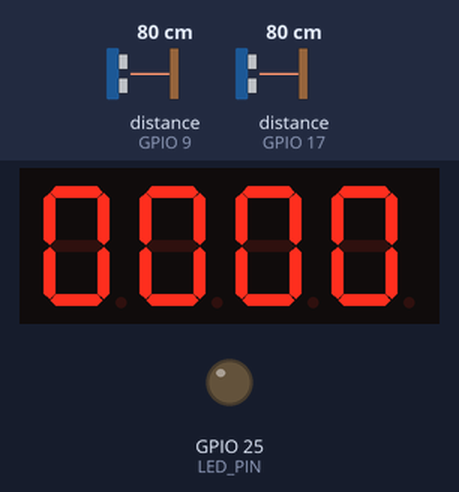
The program below on a simulated Raspberry Pi (BCM pin numbers). Shown: 4-digit seven-segment display, output pins drawn as LEDs (lit = HIGH). Inputs (shaded band) come from the test bench; at power-on: distance to the obstacle (sensors on GPIO 9, GPIO 17) 80 cm. The echo pulse lasts 58.3 µs per cm; the segment pins are drawn as the display they are named for; the clock reads 2024-03-15 10:24:30 at power-on unless the program sets it; pins used as bus, display or sensor lines are not drawn.

Above: at 1.2 s.
1.3 s: distance to the obstacle (sensor on GPIO 9) set to 2 cm
At 2.1 s:
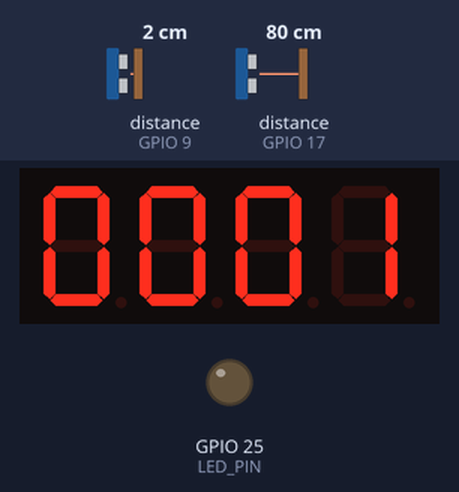
2.8 s: distance to the obstacle (sensor on GPIO 17) set to 2 cm
At 4.0 s:
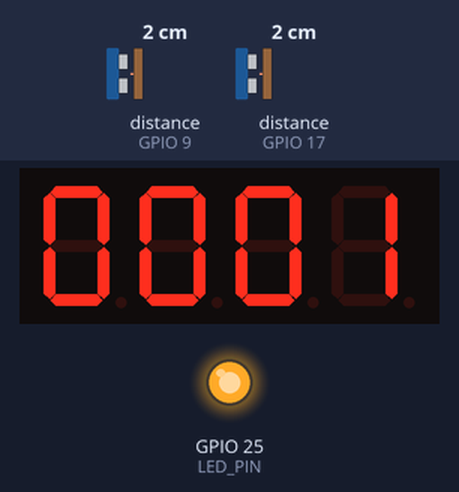
Timing chart, 0 to 5.8 s (numbered marks = the images above; inputs shaded):
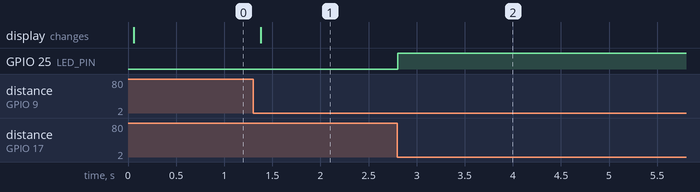

The program:

1306_KJM.py
```python
import RPi.GPIO as GPIO
import time
from math import floor

Trig1 = 10      # 첫번째 초음파 센서 Trig에 연결된 BCM번호
Echo1 = 9       # 첫번째 초음파 센서 Echo에 연결된 BCM번호

Trig2 = 27      # 두번째 초음파 센서 Trig에 연결된 BCM번호
Echo2 = 17      # 두번째 초음파 센서 Echo에 연결된 BCM번호

LED_PIN = 25    # LED가 연결된 BCM번호

flag = 0    # 0 : 입퇴장 확인 가능상태                                              -> 한명이 지나가길 시작하길 기다리는 상태
            # 1 : 아직 첫번째 초음파 센서 값만 작아져 두번째 초음파 센서 값 역시 작아지길 기다리는 상태 -> 한명이 완전히 지나갔음을 확인하는 상태
            # 2 : 아직 두번째 초음파 센서 값만 작아져 첫번째 초음파 센서 값 역시 작아지길 기다리는 상태 -> 한명이 완전히 지나갔음을 확인하는 상태
            # 3 : 순간적으로 입장해 제대로 측정되지 않는 경우를 대비해 1.5초를 기다리는 단계

flag_time = 0   # 언제부터 1.5 초를 기다렸는지 확인하기 위한 변수

led_time = 0    # led가 30초 켜져있었는지 확인하기 위한 변수

#               A  B  C    D   E  F  G
SEGMENT_PINS = [5, 6, 13, 19, 26, 8, 7]
DIGIT_PINS = [12, 16, 20, 21]
#             D1  D2  D3  D4

cnt = 0                         # 인원수를 저장하는 변수

criteria = 40                   # 몇cm 이내로 들어와야 사람이 지나간 것으로 판별할 것인가

data = [[1, 1, 1, 1, 1, 1, 0],  # 0
        [0, 1, 1, 0, 0, 0, 0],  # 1
        [1, 1, 0, 1, 1, 0, 1],  # 2
        [1, 1, 1, 1, 0, 0, 1],  # 3
        [0, 1, 1, 0, 0, 1, 1],  # 4
        [1, 0, 1, 1, 0, 1, 1],  # 5
        [1, 0, 1, 1, 1, 1, 1],  # 6
        [1, 1, 1, 0, 0, 0, 0],  # 7
        [1, 1, 1, 1, 1, 1, 1],  # 8
        [1, 1, 1, 0, 0, 1, 1]]  # 9

# GPIO 번호를 BCM으로 설정하고 목적에 맞게 핀을 각각 출력, 입력을 설저한다.
GPIO.setmode(GPIO.BCM)
GPIO.setup(Trig1, GPIO.OUT)
GPIO.setup(Trig2, GPIO.OUT)
GPIO.setup(Echo1, GPIO.IN)
GPIO.setup(Echo2, GPIO.IN)
GPIO.setup(LED_PIN, GPIO.OUT)

for segment in SEGMENT_PINS:
    GPIO.setup(segment, GPIO.OUT)
    GPIO.output(segment, GPIO.LOW)

# 자릿수 제어 Pin HIGH->OFF, LOW->ON
for digit in DIGIT_PINS:
    GPIO.setup(digit, GPIO.OUT)
    GPIO.output(digit, GPIO.HIGH)


# 초음파 센서를 통해 거리를 측정해주는 함수
def ultra_sonic(trig, echo):
    GPIO.output(trig, GPIO.HIGH)
    # 10us (1us -> 0.000001s)
    time.sleep(0.00001)
    GPIO.output(trig, GPIO.LOW)

    while GPIO.input(echo) == 0:            # 펄스 발생 중
        pass
    start = time.time()                     # ECHO PIN HIGH(시작)

    while GPIO.input(echo) == 1:            # 펄스 발생 종료
        pass
    stop = time.time()                      # ECHo PIN LOW(종료)

    duration_time = stop - start
    distance = 17160 * duration_time

    return distance


# 4-digit FND에 숫자를 출력해주는 함수
def FND():
    global cnt

    _1000 = floor(cnt / 1000)                          # 천의 자릿수 구하기
    _100 = floor(cnt / 100) - 10 * _1000               # 백의 자릿수 구하기
    _10 = floor(cnt / 10) - 100 * _1000 - 10 * _100    # 십의 자릿수 구하기
    _1 = cnt - floor(cnt / 10) * 10                    # 일의 자릿수 구하기

    num = [_1000, _100, _10, _1]

    for i in range(4):
        GPIO.output(DIGIT_PINS[i], GPIO.LOW)                            # DIGIT 선택
        for j in range(7):
            GPIO.output(SEGMENT_PINS[j], data[num[i]][j])               # 숫자 출력
            # print(str(data[num[i]][j]), end=' ')  <-- 디버깅용
        time.sleep(0.001)
        GPIO.output(DIGIT_PINS[i], GPIO.HIGH)                           # DIGIT 선택 해제
        # print()  <-- 디버깅용

    time.sleep(0.001)
    # print()  <-- 디버깅용


# 입퇴장 확인과 LED 끄기켜기를 담당하는 함수
def in_or_out():
    global flag, cnt, criteria, flag_time, led_time

    ultra_1 = ultra_sonic(Trig1, Echo1)     # 첫번째 초음파 거리 측정
    ultra_2 = ultra_sonic(Trig2, Echo2)     # 두번째 초음파 거리 측정

    # print('ultra_1 : ' + str(ultra_1) + '\nultra_2 : '+str(ultra_2))  <-- 디버깅용

    if flag == 0:    # flag가 0인 경우
                    # -> 다음 입퇴장의 시작을 기다리는 경우

        if ultra_1 < criteria and ultra_2 >= criteria:      # 첫번째 초음파 센서만 짧아졌다면
            cnt += 1                                        # 1명 입장
            flag = 1                                        # 한명이 완전히 지나가기를 기다리는 상태

        elif ultra_1 >= criteria and ultra_2 < criteria:    # 두번째 초음파 센서만 짧아졌다면
            cnt -= 1                                        # 1명 퇴장
            flag = 2                                        # 한명이 완전히 지나가기를 기다리는 사앹

    if flag == 1:                                           # 두번째 초음파 센서 값 역시 작아지길 기다리는 상태
        # print(time.time()-flag_time)  <-- 디버깅용
        if ultra_2 < criteria:
            flag = 3                                        # 1.5 초 기다림 상태로 전환
            flag_time = time.time()                         # 현재 시간을 기록(1.5초 기다리기)
            led_time = time.time()                          # 현재 시간을 기록(LED 30초동안 켜기)
            GPIO.output(LED_PIN, GPIO.HIGH)                 # LED 켜기

    if flag == 2:                                           # 첫번째 초음파 센서 값 역시 작아지길 기다리는 상태
        # print(time.time()-flag_time)  <-- 디버깅용
        if ultra_1 < criteria:
            flag = 3                                        # 1.5 초 기다림 상태
            flag_time = time.time()                         # 현재 시간을 기록(1.5초 기다리기)
            led_time = time.time()                          # 현재 시간을 기록(LED 30초동안 켜기)
            GPIO.output(LED_PIN, GPIO.HIGH)                 # LED 켜기

    if flag == 3:
        if time.time() - flag_time >= 1.5:                  # flag_time을 기록한 순간부터 1.5초가 지나면
            flag = 0                                        # 입퇴장 기다림 상태로 전환

    if time.time() - led_time >= 30:                        # LED가 켜진지 30초가 지나면
        GPIO.output(LED_PIN, GPIO.LOW)                      # LED 끄기


try:
    while True:
        in_or_out()                 # 입퇴장확인과 LED관리
        time.sleep(0.001)
        FND()                       # 지속적으로 인원수 4-digit FND에 출력


finally:
    GPIO.cleanup()
    print('cleanup and exit')
```

Measured:
- after the input at 1.3 s, the display: changes after 0.08 s (image 1)
- after the input at 2.8 s, GPIO 25 (LED_PIN): LOW → HIGH at once
